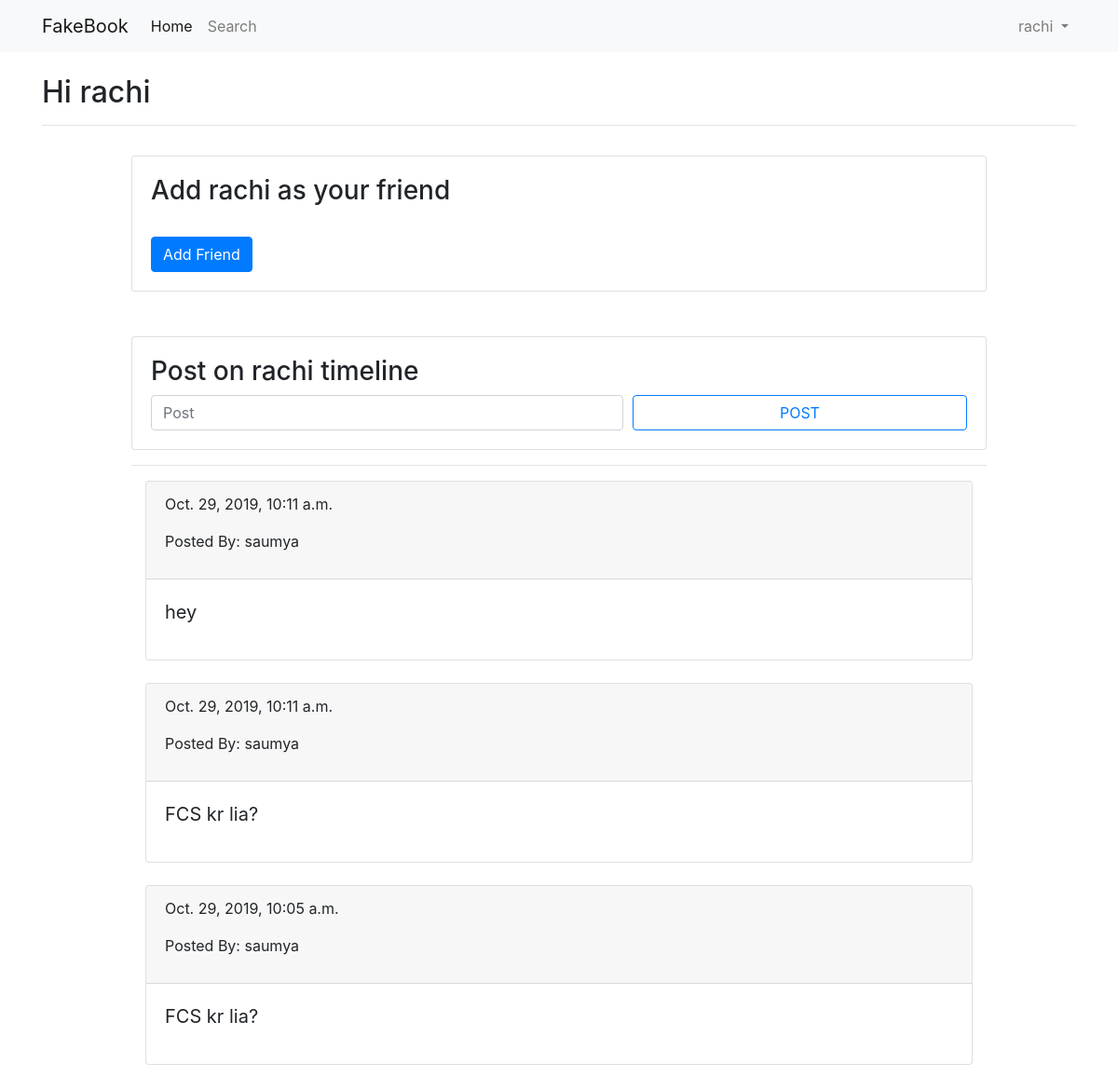
The page /profilepage/rachi (signed in) on the database its author committed.
### core/models.py (models this page shows, shortened)
class UserPosts(models.Model):
    postedBy = models.CharField(max_length=20)
    postContent = models.TextField()
    postTime = models.DateTimeField()
    postedOn= models.CharField(max_length=20)
    class Meta:
        db_table = 'UserPosts'

### core/views.py (the view, shortened to what this page needs)
# urls.py: path('profilepage/<name>',views.viewprofile,name='profilepage'),
def viewprofile(request,name):
    isFriend = checkIfAlreadyFriend(name, request.user.username)
    s=request.POST.__contains__('post_text')
    allposts=UserPosts.objects.filter(postedOn=name).order_by('-postTime')
    print(allposts.count())
    return render(request, 'user/friend_profile.html', {'username':name, 'isFriend':isFriend,'allposts':allposts} )

### core/views.py (called while the page is built)
def checkIfAlreadyFriend(friend_user_name, self_username):
    try:
        friend = Friends.objects.get(person_user_name=self_username, friend_user_name=friend_user_name)
    except ObjectDoesNotExist:
        friend = None
    if friend:
        return True
    else:
        return False

### social_site/templates/user/friend_profile.html (shortened to what this page needs)
{% extends "../registration/base.html" %}
{% block content %}
<h2>Hi {{ user.username }}</h2>
<hr>
<div class="row justify-content-center">
    <div class="col-10" style="padding:1em">
        <div class="card">
            <div class="card-body">
                {% if isFriend == True %}
                <h3>{{username}} is your friend</h3>
                {% else %}
                <h3>Add {{username}} as your friend</h3>
                {% endif %}
                <br>
                <div class="row">
                    <div class="col-5">
                        {% if isFriend == True %}
                        <a id="unfriend" class="btn btn-primary" href="#" role="button">Unfriend</a>
                        {% else %}
                        <a id="add_friend" class="btn btn-primary" href="#" role="button">Add Friend</a>
                        {% endif %}
                    </div>
                    <div class="col-5">
                    </div>
                </div>
            </div>
        </div>
        <br><br>
        <div class="card">
            <div class="card-body">
                <h3>Post on {{username}} timeline</h3>
                <form action="{% url 'profilepage' username %}" method="post">
                    <div class="form-row">
                        <div class="col-7">
                            <input type="text" name="post_text" id="post_text" class="form-control" placeholder="Post">
                        </div>
                        <div class="col">
                            <input type="submit" class="btn btn-outline-primary btn-block" value="POST">
                        </div>
                    </div>
                </form>
            </div>
        </div>
        <hr class="wide">
        <div class="container-fluid">
            {%for user_post in allposts %}
              <div class="card">
                  <div class="card-header">
                  <p>{{user_post.postTime}} </p>
                  <p>Posted By: {{user_post.postedBy}}</p>
                  </div>
                  <div class="card-body">
                    <blockquote class="blockquote mb-0">
                      <p>{{user_post.postContent}}
                    </blockquote>
                  </div>
               </div>
               <br>
               {% endfor %}
          </div>
    </div>
</div>
{% endblock %}

### social_site/templates/registration/base.html (shortened to what this page needs)
<!doctype html>
<html lang="en">
  <head>
    <link rel="stylesheet" href="https://stackpath.bootstrapcdn.com/bootstrap/4.3.1/css/bootstrap.min.css">
  </head>
  <body>
<nav class="navbar navbar-expand-lg navbar-light bg-light mb-4">
<div class="container">
  <a class="navbar-brand" href="">FakeBook</a>
  <div class="collapse navbar-collapse" id="navbarSupportedContent">
    <ul class="navbar-nav mr-auto">
      <li class="nav-item active">
        <a class="nav-link" href="{% url 'home' %}">Home <span class="sr-only">(current)</span></a>
      </li>
      <li class="nav-item">
        <a class="nav-link" href="{% url 'search' %}">Search</a>
      </li>
    </ul>
    {% if user.is_authenticated %}
       <ul class="navbar-nav">
        <li class="nav-item dropdown">
        <a class="nav-link dropdown-toggle" href="#" id="navbarDropdown" role="button" data-toggle="dropdown" aria-haspopup="true" aria-expanded="false">
          {{ user.username }}
        </a>
      </li>
    </ul>
    {% else %}
      <form class="form-inline my-2 my-lg-0">
        <a href = "{% url 'login' %}" class="btn btn-outline-success my-2 my-sm-0">Login</a>
      </form>
     {% endif %}
  </div>
  </div>
</nav>
  <div class="container">
    {% block content %}
    {% endblock %}
  </body>
</html>

### rows shown on the page
UserPosts: postTime "Oct. 29, 2019, 10:11 a.m.", postedBy "saumya", postContent "hey"
UserPosts: postTime "Oct. 29, 2019, 10:11 a.m.", postedBy "saumya", postContent "FCS kr lia?"
UserPosts: postTime "Oct. 29, 2019, 10:05 a.m.", postedBy "saumya", postContent "FCS kr lia?"

### other values the page prints
{{ user.username }} "rachi"
{{ username }} "rachi"
